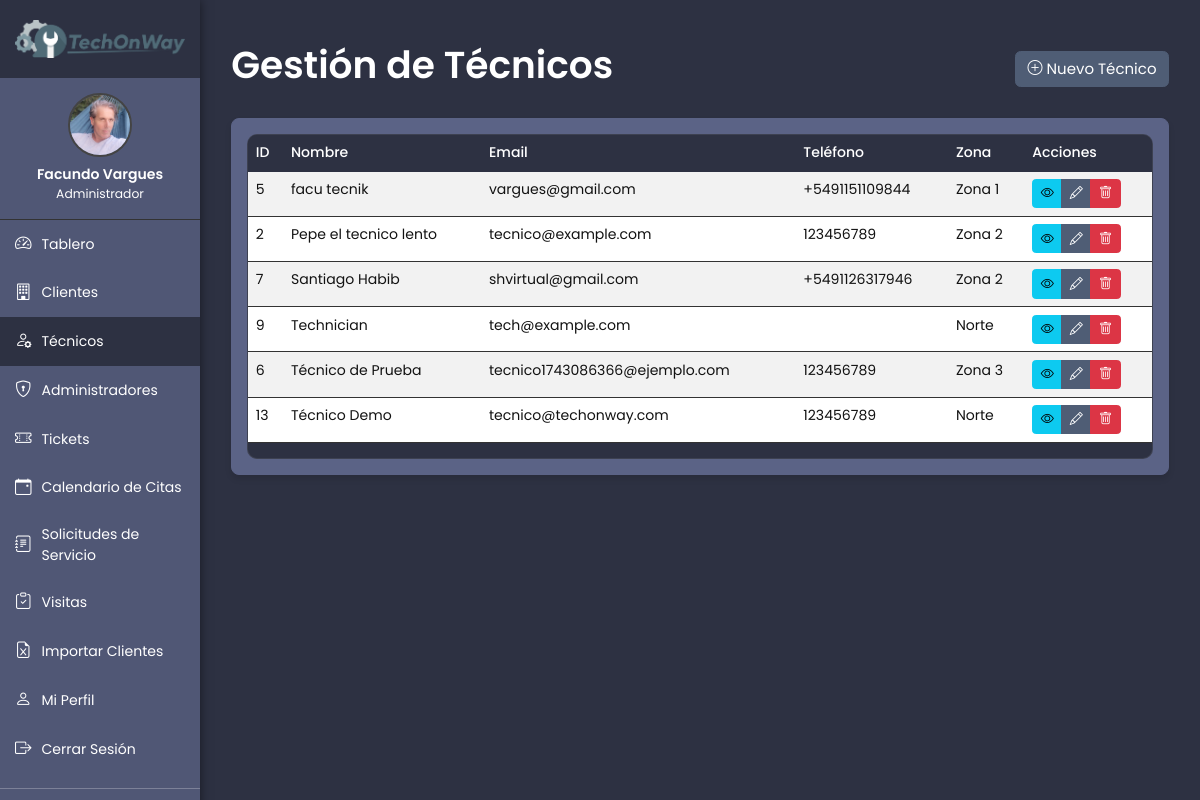
Screenshot of /admin/technicians.php (signed in) with the database file from the repository.
### tables this page shows
CREATE TABLE `users` (
  `id` int(11) NOT NULL,
  `name` varchar(100) NOT NULL,
  `email` varchar(100) NOT NULL,
  `password` varchar(255) NOT NULL,
  `phone` varchar(20) DEFAULT NULL,
  `avatar` varchar(255) DEFAULT NULL,
  `role` enum('admin','technician') NOT NULL,
  `zone` varchar(50) DEFAULT NULL,
  `created_at` timestamp NOT NULL DEFAULT current_timestamp(),
  `updated_at` timestamp NOT NULL DEFAULT current_timestamp() ON UPDATE current_timestamp()
);

### includes/i18n.php (called while the page is built, shortened)
<?php
$lang = [];
$langFile = __DIR__ . '/../lang/' . $_SESSION['lang'] . '.php';
if (file_exists($langFile)) {
    $lang = require $langFile;
} else {
    $langFile = __DIR__ . '/../lang/es.php';
    if (file_exists($langFile)) {
        $lang = require $langFile;
    }
}
function __($key, $fallback = null) {
    global $lang;
    if (isset($lang[$key])) {
        return $lang[$key];
    }
    return $fallback !== null ? $fallback : $key;
}

### includes/Database.php (called while the page is built, shortened)
<?php
class Database {
    private static $instance = null;
    private $connection;
    private static $connectionCount = 0;
    private function __construct() {
        $config = @require __DIR__ . '/../config/database.php';
        try {
            $charset = isset($config['charset']) ? $config['charset'] : 'utf8';
            $dsn_variants = [
                "mysql:host={$config['host']};dbname={$config['dbname']};charset={$charset}",
                "mysql:host={$config['host']};dbname={$config['dbname']};charset=utf8",
                "mysql:host={$config['host']};dbname={$config['dbname']}"
            ];
            self::$connectionCount++;
            foreach ($dsn_variants as $dsn) {
                try {
                    $this->connection = new PDO($dsn, $config['username'], $config['password'], $config['options']);
                    break;
                } catch (PDOException $e) {
                    $connection_error = $e->getMessage();
                    if (function_exists('error_log')) {
                        error_log("TechonWay: Database connection failed - DSN: {$dsn} - Error: " . $e->getMessage());
                    }
                    if (strpos($e->getMessage(), 'Too many connections') !== false) {
                        if (function_exists('error_log')) {
                            error_log("TechonWay: Too many database connections - Count: " . self::$connectionCount);
                        }
                        throw new PDOException("Database server overloaded: " . $e->getMessage());
                    }
                    continue;
                }
            }
        } catch (PDOException $e) {
            die("Connection failed: " . $e->getMessage());
        }
    }
    public static function getInstance() {
        if (self::$instance === null) {
            self::$instance = new self();
        }
        return self::$instance;
    }
    public function query($sql, $params = []) {
        $stmt = $this->connection->prepare($sql);
        $stmt->execute($params);
        return $stmt;
    }
}

### config/database.php (called while the page is built, shortened)
<?php
$isLocal = (isset($_SERVER['HTTP_HOST']) && strpos($_SERVER['HTTP_HOST'], 'localhost') !== false)
    || (php_sapi_name() === 'cli');
$localConfig = null;
if ($isLocal) {
    if ($localConfig && isset($localConfig['database'])) {
        $dbConfig = $localConfig['database'];
        return [
            'host' => $dbConfig['host'],
            'dbname' => $dbConfig['dbname'],
            'username' => $dbConfig['username'],
            'password' => $dbConfig['password'],
            'charset' => $dbConfig['charset'],
            'options' => [
                PDO::ATTR_ERRMODE => PDO::ERRMODE_EXCEPTION,
                PDO::ATTR_DEFAULT_FETCH_MODE => PDO::FETCH_ASSOC,
                PDO::ATTR_EMULATE_PREPARES => false,
            ]
        ];
    } else {
        return [
            'host' => 'localhost',
            'dbname' => 'techonway',
            'username' => 'root',
            'password' => '',
            'charset' => 'utf8mb4',
            'options' => [
                PDO::ATTR_ERRMODE => PDO::ERRMODE_EXCEPTION,
                PDO::ATTR_DEFAULT_FETCH_MODE => PDO::FETCH_ASSOC,
                PDO::ATTR_EMULATE_PREPARES => false,
            ]
        ];
    }
}

### includes/init.php (called while the page is built, shortened)
<?php
require_once INCLUDE_PATH . '/Database.php';
require_once INCLUDE_PATH . '/i18n.php';
function escape($string) {
    if ($string === null) {
        return '';
    }
    return htmlspecialchars($string, ENT_QUOTES, 'UTF-8');
}

### admin/technicians.php (the view, shortened to what this page needs)
<?php
require_once '../includes/init.php';
$db = Database::getInstance();
$action = $_GET['action'] ?? 'list';
$technicians = [];
if ($action === 'list') {
    $technicians = $db->query("SELECT id, name, email, phone, zone, role FROM users WHERE role = 'technician' ORDER BY name")->fetchAll(PDO::FETCH_ASSOC);
}
$pageTitle = match($action) {
    'create' => __('technicians.title.create', 'Crear Técnico'),
    'edit' => __('technicians.title.edit', 'Editar Técnico'),
    'view' => __('technicians.title.view', 'Ver Técnico'),
    default => __('technicians.title.index', 'Gestión de Técnicos')
};
include_once '../templates/header.php';
?>
<div class="container-fluid py-4">
    <div class="d-flex justify-content-between align-items-center mb-4">
        <h1><?php echo $pageTitle; ?></h1>
        <?php if ($action === 'list'): ?>
            <a href="?action=create" class="btn btn-primary">
                <i class="bi bi-plus-circle"></i> <?php echo __('technicians.actions.new', 'Nuevo Técnico'); ?>
            </a>
        <?php else: ?>
            <a href="technicians.php" class="btn btn-secondary">
                <i class="bi bi-arrow-left"></i> <?php echo __('common.back_to_list', 'Volver a la Lista'); ?>
            </a>
        <?php endif; ?>
    </div>
    <?php if ($action === 'list'): ?>
        <div class="card">
            <div class="card-body">
                <?php if (count($technicians) > 0): ?>
                    <div class="table-responsive">
                        <table class="table table-striped">
                            <thead>
                                <tr>
                                    <th><?php echo __('common.id', 'ID'); ?></th>
                                    <th><?php echo __('common.name', 'Nombre'); ?></th>
                                    <th><?php echo __('common.email', 'Email'); ?></th>
                                    <th><?php echo __('common.phone', 'Teléfono'); ?></th>
                                    <th><?php echo __('common.zone', 'Zona'); ?></th>
                                    <th><?php echo __('common.actions', 'Acciones'); ?></th>
                                </tr>
                            </thead>
                            <tbody>
                                <?php foreach ($technicians as $tech): ?>
                                    <tr>
                                        <td><?php echo $tech['id']; ?></td>
                                        <td><?php echo escape($tech['name']); ?></td>
                                        <td><?php echo escape($tech['email']); ?></td>
                                        <td><?php echo escape($tech['phone']); ?></td>
                                        <td><?php echo escape($tech['zone'] ?? 'No asignada'); ?></td>
                                        <td>
                                            <div class="btn-group btn-group-sm" role="group">
                                                <a href="?action=view&id=<?php echo $tech['id']; ?>" class="btn btn-info">
                                                    <i class="bi bi-eye"></i>
                                                </a>
                                                <a href="?action=edit&id=<?php echo $tech['id']; ?>" class="btn btn-primary">
                                                    <i class="bi bi-pencil"></i>
                                                </a>
                                                <button type="button" class="btn btn-danger"
                                                        data-bs-toggle="modal" data-bs-target="#deleteModal<?php echo $tech['id']; ?>">
                                                    <i class="bi bi-trash"></i>
                                                </button>
                                            </div>
                                        </td>
                                    </tr>
                                <?php endforeach; ?>
                            </tbody>
                        </table>
                    </div>
                <?php else: ?>
                    <p class="text-center"><?php echo __('technicians.list.empty', 'No hay técnicos registrados'); ?></p>
                <?php endif; ?>
            </div>
        </div>
    <?php endif; ?>
</div>
<?php include_once '../templates/footer.php'; ?>

### assets/css/style.css (style rules this page uses)
:root { --dark-bg: #121212; --dark-surface: #1e1e1e; --dark-surface-2: #2d2d2d; --dark-text: #ffffff; --dark-text-secondary: #cccccc; --dark-border: #333333; --dark-primary: #4f5d75; --dark-secondary: #2d3142; --dark-success: #4caf50; --dark-danger: #f44336; --dark-warning: #ff9800; --dark-info: #2196f3; --bs-body-font-family: 'Poppins', sans-serif; --bs-font-sans-serif: 'Poppins', sans-serif; --bs-body-font-size: 0.9375rem; }
html, body { font-family: 'Poppins', sans-serif !important; font-weight: 400; font-synthesis: none; -webkit-font-smoothing: antialiased; -moz-osx-font-smoothing: grayscale; text-rendering: optimizeLegibility; background-color: var(--dark-bg); color: var(--dark-text); min-height: 100vh; }
html { font-size: 93.75%; }
*, *::before, *::after { font-family: inherit; }
button, input, select, textarea { font-family: inherit !important; }
h1, h2, h3, h4, h5, h6 { font-family: 'Poppins', sans-serif; letter-spacing: normal; }
h1 { font-weight: 600; }
.btn, .nav-link, .dropdown-item, .modal-title, .card-title, .table, .form-control, .form-select, .input-group-text { font-weight: 400; font-family: 'Poppins', sans-serif; }
.dark-mode .card, .dark-mode .modal-content, .dark-mode .dropdown-menu, .dark-mode .list-group-item { background-color: var(--dark-surface); color: var(--dark-text); border-color: var(--dark-border); }
.dark-mode .table { color: var(--dark-text) !important; }
.dark-mode .table td, .dark-mode .table th { color: #ffffff !important; text-shadow: none !important; }
.dark-mode .table-striped > tbody > tr:nth-of-type(odd) { background-color: var(--dark-surface-2); }
.dark-mode .table-striped > tbody > tr:nth-of-type(even) { background-color: var(--dark-surface); }
.dark-mode .table-striped > tbody > tr { border-bottom: 1px solid #444 !important; }
.dark-mode .table td { color: #ffffff !important; font-weight: 400 !important; }
.dark-mode .table th { color: #ffffff !important; font-weight: 500 !important; background-color: #333 !important; }
.dark-mode .btn-primary { background-color: var(--dark-primary); border-color: var(--dark-primary); }
body.has-sidebar .card, body.has-sidebar .modal-content, body.has-sidebar .list-group-item { background-color: #5B6386 !important; border-color: #5B6386 !important; }
body.has-sidebar .table.table-striped > tbody > tr:nth-of-type(odd) { background-color: #9A9FBA !important; }
body.has-sidebar .table.table-striped > tbody > tr:nth-of-type(even) { background-color: #BBBFD1 !important; }
body.has-sidebar .table.table-striped > tbody > tr > td, body.has-sidebar .table.table-striped > tbody > tr > td small { color: #121212 !important; }
body.has-sidebar .table thead th { background-color: #2D3142 !important; color: #ffffff !important; border-color: #2D3142 !important; }
body.has-sidebar .table-responsive { border-radius: 10px; overflow: hidden; border: 1px solid rgba(255, 255, 255, 0.08); background-color: #2D3142; }
body.has-sidebar .card > .table-responsive, body.has-sidebar .card .table { border-radius: 10px; }
.card { border-radius: 8px; margin-bottom: 20px; box-shadow: 0 4px 6px rgba(0, 0, 0, 0.1); }
.table th { font-weight: 500; border-color: var(--dark-border); }
.table td { border-color: var(--dark-border); }

### rows the page displays
users: id "5", name "facu tecnik", email "vargues@gmail.com", phone "+5491151109844", zone "Zona 1"
users: id "2", name "Pepe el tecnico lento", email "tecnico@example.com", phone "123456789", zone "Zona 2"
users: id "7", name "Santiago Habib", email "shvirtual@gmail.com", phone "+5491126317946", zone "Zona 2"
users: id "9", name "Technician", email "tech@example.com", zone "Norte"
users: id "6", name "Técnico de Prueba", email "tecnico1743086366@ejemplo.com", phone "123456789", zone "Zona 3"
users: id "13", name "Técnico Demo", email "tecnico@techonway.com", phone "123456789", zone "Norte"

### other values shown
$displayName "Facundo Vargues"
__('sidebar.role.admin') "Administrador"
__('sidebar.dashboard', 'Dashboard') "Tablero"
__('sidebar.clients') "Clientes"
__('sidebar.technicians') "Técnicos"
__('sidebar.admins', 'Administradores') "Administradores"
__('sidebar.tickets') "Tickets"
__('sidebar.service_requests') "Solicitudes de Servicio"
__('sidebar.visits') "Visitas"
__('sidebar.import_clients') "Importar Clientes"
__('sidebar.profile') "Mi Perfil"
__('sidebar.logout') "Cerrar Sesión"
$pageTitle "Gestión de Técnicos"
__('technicians.actions.new', 'Nuevo Técnico') "Nuevo Técnico"
__('common.id', 'ID') "ID"
